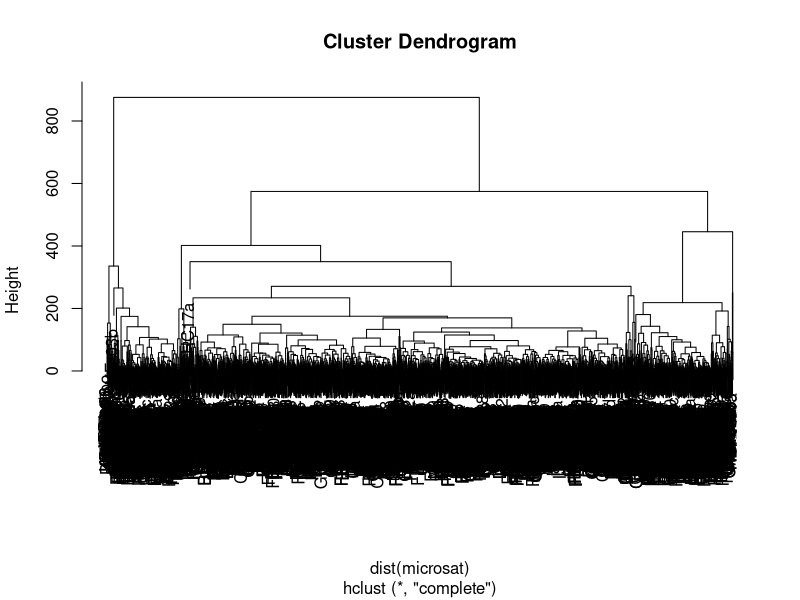

This figure's R source:
rawdata=read.csv("Widmer et al_2012.xlsx",sep='\t')
microsat=rawdata[,3:17]
rownames(microsat)=rawdata[,1]
plot(hclust(dist(microsat)))

